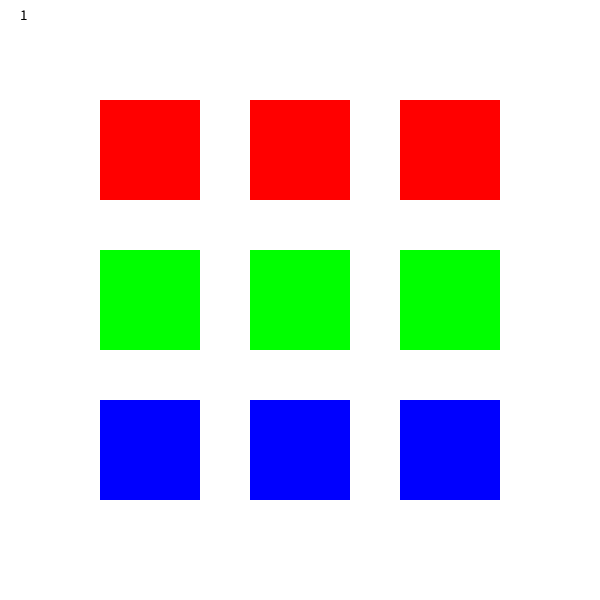
Frame 1 (no input)
Frame 60 (the mouse pressed at the canvas centre just before this capture): identical to frame 1, image omitted
Frame 120 (the mouse held since frame 60 and released just before this capture): identical to frame 1, image omitted

The Processing sketch that drew this single still picture (run headless with seeded random() and noise(); from frame 60 on, the mouse is pressed at the canvas centre):

// Processing sketch: sketch_04d_twoLoops
// ── sketch_04d_twoLoops.pde
/*
 * This program draws 3 rows of 3 squares in the display window
 * Each row is coloured red, green, and blue.
 * In this example the 9 squares are drawn using two different methods involing
 * for loops. Change the value of the variable "caseNum" from 1 to 2 to swap methods.
 *
 * The first method (caseNum == 1) uses 3 for loops to draw each row.
 * The second method (caseNum == 2) uses 2 nested for loops to draw rows and columns.
 *
 * The on-screen results are the same, but the execution flow is different.
 * Notice that in the nested loop case, only one call to rect is made, but it is called 9 times
 * 
 */

// variables:
int num = 3;  // number of rows/cols
int caseNum;  // which method of looping to use

void setup() {
  size(600, 600);
  background(180);
  //noLoop(); // only execute the draw function once
  rectMode(CENTER);
  noStroke();

  // change the value of caseNum from 1 to 2 to execute different parts of the code
  caseNum = 1;
}


void draw() {
   background(255);
   
   fill(0);
   textSize(15);
   text(caseNum, 20 ,20 );
   
  // the first case: 3 for loops, 1 for each row
  if (caseNum == 1) {
    // row 1
    fill(255, 0, 0);
    for (int i=0; i<num; i++) {
      rect(150 + 150*i, 150, 100, 100);
    }

    // row 2
    fill(0, 255, 0);
    for (int i=0; i<num; i++) {
      rect(150 + 150*i, 300, 100, 100);
    }

    // row 3
    fill(0, 0, 255);
    for (int i=0; i<num; i++) {
      rect(150 + 150*i, 450, 100, 100);
    }
    
  } else if (caseNum == 2) {
    // second case: nested for loops
    
    for (int i=0; i<num; i++) { // col
      for (int j=0; j<num; j++) { // row
      
        // select the fill colour based on row
        switch(j) {
        case 0:
          fill(255, 0, 0);
          break;
        case 1:
          fill(0, 255, 0);
          break;
        case 2:
          fill(0, 0, 255);
          break;
        }
        // draw the rectangle
        rect(150 + 150*i, 150 + 150*j, 100, 100);
      } // end for (j)
    } // end for (i)
  } // end if
} //end of draw 

void keyPressed(){
  if(key == '1'){
    caseNum = 1;
  } else if (key == '2'){
    caseNum = 2;
  }
  
}
